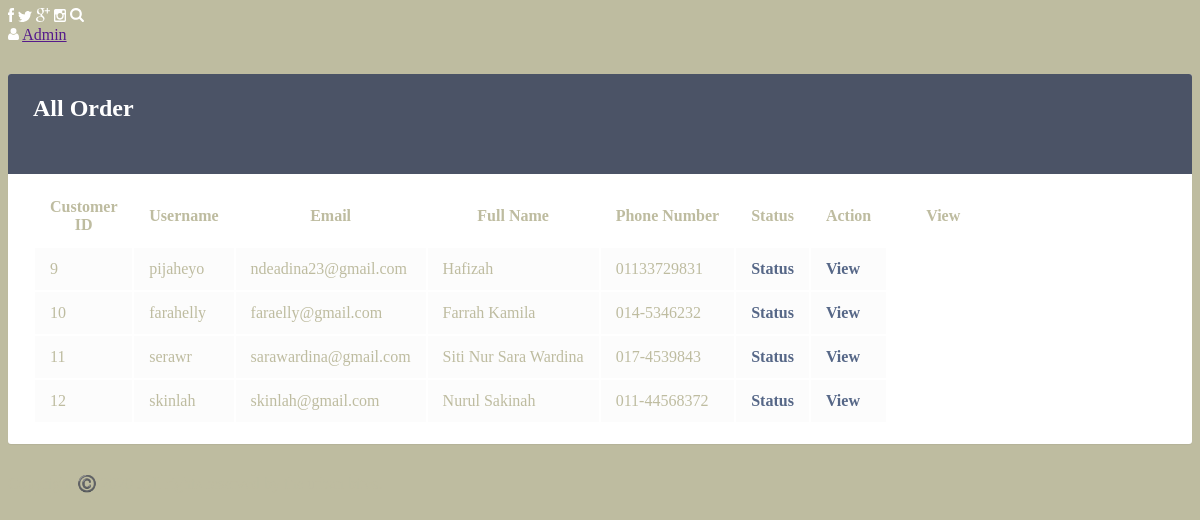
Page /admin/customerAccount.php (signed in) on the committed database.
### tables this page shows
CREATE TABLE `customer` (
  `c_id` int(11) NOT NULL,
  `c_username` varchar(100) NOT NULL,
  `c_address` varchar(100) NOT NULL,
  `c_email` varchar(100) NOT NULL,
  `c_fullName` varchar(250) NOT NULL,
  `c_gender` varchar(10) NOT NULL,
  `c_DOB` date NOT NULL,
  `c_phone` varchar(250) NOT NULL
);

### admin/customerAccount.php (the view, shortened to what this page needs)
<?php
	include 'connectionAdmin.php';
	$queryC = mysqli_query($link, "SELECT * FROM customer c,users u where u.username=c.c_username and u.type='customer'");
?>
<!DOCTYPE html>
<html>
<head>
<link rel="stylesheet" href="https://maxcdn.bootstrapcdn.com/font-awesome/4.7.0/css/font-awesome.min.css">
<link rel="stylesheet" href="../css/style.css">
<link rel="stylesheet" href="style.css">
</head>
<body bgcolor=" #8779b1" >
	<div class="site-content">
                <header class="topbar">
                    <div class="container flex justify-between items-center">
                        <div class="icons">
                            <a href="#"><img src="../icons/facebook.svg" alt=""></a>
                            <a href="#"><img src="../icons/twitter.svg" alt=""></a>
                            <a href="#"><img src="../icons/google.svg" alt=""></a>
                            <a href="#"><img src="../icons/instagram.svg" alt=""></a>
                            <a href="#"><img src="../icons/search.svg" alt=""></a>
                        </div>
                        <div class="auth flex items-center">
                        <div>
                        <div class="dropdownn">
                                <img src="../icons/user-icon.svg" alt="">
                                <a href="">Admin</a>
                                </div>
                            </div>
                        </div>
                    </div>
                </header>
		<div class="container flex justify-between ">
        <div class="table-wrapper">
            <div class="table-title">
                <div class="row">
                    <div class="col-sm-4">
						<h2>All <b>Order</b></h2>
					</div>
					<br><br>
                </div>
            </div>
            <table class="table table-striped table-hover">
                <thead>
                    <tr>
                        <th>Customer ID </th>
                        <th>Username</th>
						<th>Email</th>
						<th>Full Name</th>
						<th>Phone Number</th>
						<th class="hidden-phone">Status</th>
						<th class="hidden-phone">Action</th>
						<th class="hidden-phone">View</th>
                    </tr>
                </thead>
                <?php
				while ($row = mysqli_fetch_array($queryC))
				{
			?>
                <tbody>
                    <tr>
                        <td><?php echo $row['c_id']; ?></td>
                        <td><?php echo $row['c_username']; ?></td>
						<td><?php echo $row['c_email']; ?></td>
                        <td><?php echo $row['c_fullName']; ?></td>
						<td><?php echo $row['c_phone']; ?></td>
						<td><a href="updateCustomer.php?id=<?php echo $row['id']; ?>" button type="button" onclick="return confirm('SURE?')">Status</button></a></td>
						<td><a href="deleteUser.php?id=<?php echo $row['id']; ?>" button type="button" onclick="return confirm('SURE?')">View</button></a></td>
                    </tr>
                </tbody>
                <?php } ?>
            </table>
        </div>
    </div>
 </div>
                <footer class="copyright">
                    <div>
                        Copyright ©️ 2020 .All rights reserved by the urban bites</a>.
                    </div>
                </footer>
</body>
</html>

### admin/style.css (style rules this page uses)
.table-wrapper { background: #fff; padding: 20px 25px; margin: 30px auto; border-radius: 3px; box-shadow: 0 1px 1px rgba(0,0,0,.05); }
.table-title { color: #fff; background: #4b5366; padding: 16px 25px; margin: -20px -25px 10px; border-radius: 3px 3px 0 0; }
.table-title h2 { margin: 5px 0 0; font-size: 24px; }
table.table tr th, table.table tr td { border-color: #e9e9e9; padding: 12px 15px; vertical-align: middle; }
table.table tr th:first-child { width: 60px; }
table.table tr th:last-child { width: 80px; }
table.table-striped tbody tr:nth-of-type(odd) { background-color: #fcfcfc; }
table.table td a { font-weight: bold; color: #566787; display: inline-block; text-decoration: none; }

### admin/customerAccount.php (style rules this page uses)
.dropdownn { position: relative; display: inline-block; }

### rows in the picture
customer: c_id "9", c_username "pijaheyo", c_email "ndeadina23@gmail.com", c_fullName "Hafizah", c_phone "01133729831"
customer: c_id "10", c_username "farahelly", c_email "faraelly@gmail.com", c_fullName "Farrah Kamila", c_phone "014-5346232"
customer: c_id "11", c_username "serawr", c_email "sarawardina@gmail.com", c_fullName "Siti Nur Sara Wardina", c_phone "017-4539843"
customer: c_id "12", c_username "skinlah", c_email "skinlah@gmail.com", c_fullName "Nurul Sakinah", c_phone "011-44568372"
